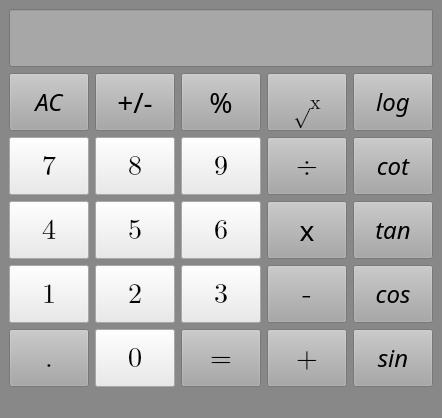
<?xml version="1.0" encoding="UTF-8"?>
<ui version="4.0">
 <class>Calculator</class>
 <widget class="QMainWindow" name="Calculator">
  <property name="geometry">
   <rect>
    <x>0</x>
    <y>0</y>
    <width>417</width>
    <height>418</height>
   </rect>
  </property>
  <property name="font">
   <font>
    <family>NPIZiba</family>
   </font>
  </property>
  <property name="windowTitle">
   <string>Calculator</string>
  </property>
  <property name="styleSheet">
   <string notr="true">background-color: rgb(136, 136, 136);</string>
  </property>
  <widget class="QWidget" name="centralwidget">
   <layout class="QGridLayout" name="gridLayout">
    <item row="0" column="0" colspan="5">
     <widget class="QLineEdit" name="textbox">
      <property name="sizePolicy">
       <sizepolicy hsizetype="Expanding" vsizetype="Minimum">
        <horstretch>0</horstretch>
        <verstretch>0</verstretch>
       </sizepolicy>
      </property>
      <property name="font">
       <font>
        <family>Cambria Math</family>
        <pointsize>25</pointsize>
        <italic>false</italic>
        <bold>false</bold>
       </font>
      </property>
      <property name="layoutDirection">
       <enum>Qt::RightToLeft</enum>
      </property>
      <property name="styleSheet">
       <string notr="true">background-color: rgb(167, 167, 167)</string>
      </property>
     </widget>
    </item>
    <item row="1" column="0">
     <widget class="QPushButton" name="ac">
      <property name="sizePolicy">
       <sizepolicy hsizetype="Minimum" vsizetype="Minimum">
        <horstretch>0</horstretch>
        <verstretch>0</verstretch>
       </sizepolicy>
      </property>
      <property name="font">
       <font>
        <family>NPIZiba</family>
        <pointsize>18</pointsize>
        <italic>true</italic>
        <bold>false</bold>
        <strikeout>false</strikeout>
        <kerning>true</kerning>
       </font>
      </property>
      <property name="styleSheet">
       <string notr="true">background-color: rgb(167, 167, 167)</string>
      </property>
      <property name="text">
       <string>AC</string>
      </property>
     </widget>
    </item>
    <item row="1" column="1">
     <widget class="QPushButton" name="minus">
      <property name="sizePolicy">
       <sizepolicy hsizetype="Minimum" vsizetype="Minimum">
        <horstretch>0</horstretch>
        <verstretch>0</verstretch>
       </sizepolicy>
      </property>
      <property name="font">
       <font>
        <family>NPIZiba</family>
        <pointsize>21</pointsize>
        <italic>false</italic>
        <bold>false</bold>
        <strikeout>false</strikeout>
        <kerning>true</kerning>
       </font>
      </property>
      <property name="styleSheet">
       <string notr="true">background-color: rgb(167, 167, 167)</string>
      </property>
      <property name="text">
       <string>+/-</string>
      </property>
     </widget>
    </item>
    <item row="1" column="2">
     <widget class="QPushButton" name="percent">
      <property name="sizePolicy">
       <sizepolicy hsizetype="Minimum" vsizetype="Minimum">
        <horstretch>0</horstretch>
        <verstretch>0</verstretch>
       </sizepolicy>
      </property>
      <property name="font">
       <font>
        <family>NPIZiba</family>
        <pointsize>21</pointsize>
        <italic>false</italic>
        <bold>false</bold>
        <strikeout>false</strikeout>
        <kerning>true</kerning>
       </font>
      </property>
      <property name="styleSheet">
       <string notr="true">background-color: rgb(167, 167, 167)</string>
      </property>
      <property name="text">
       <string>%</string>
      </property>
     </widget>
    </item>
    <item row="1" column="3">
     <widget class="QPushButton" name="sqrt">
      <property name="sizePolicy">
       <sizepolicy hsizetype="Minimum" vsizetype="Minimum">
        <horstretch>0</horstretch>
        <verstretch>0</verstretch>
       </sizepolicy>
      </property>
      <property name="font">
       <font>
        <family>Cambria Math</family>
        <pointsize>15</pointsize>
        <italic>false</italic>
        <bold>false</bold>
        <strikeout>false</strikeout>
        <kerning>true</kerning>
       </font>
      </property>
      <property name="styleSheet">
       <string notr="true">background-color: rgb(167, 167, 167)</string>
      </property>
      <property name="text">
       <string>√x</string>
      </property>
     </widget>
    </item>
    <item row="1" column="4">
     <widget class="QPushButton" name="log">
      <property name="sizePolicy">
       <sizepolicy hsizetype="Minimum" vsizetype="Minimum">
        <horstretch>0</horstretch>
        <verstretch>0</verstretch>
       </sizepolicy>
      </property>
      <property name="font">
       <font>
        <family>NPIZiba</family>
        <pointsize>18</pointsize>
        <italic>true</italic>
        <bold>false</bold>
        <strikeout>false</strikeout>
        <kerning>true</kerning>
       </font>
      </property>
      <property name="styleSheet">
       <string notr="true">background-color: rgb(167, 167, 167)</string>
      </property>
      <property name="text">
       <string>log</string>
      </property>
     </widget>
    </item>
    <item row="2" column="0">
     <widget class="QPushButton" name="btn_num_7">
      <property name="sizePolicy">
       <sizepolicy hsizetype="Minimum" vsizetype="Minimum">
        <horstretch>0</horstretch>
        <verstretch>0</verstretch>
       </sizepolicy>
      </property>
      <property name="font">
       <font>
        <family>Cambria Math</family>
        <pointsize>21</pointsize>
        <italic>false</italic>
        <bold>false</bold>
        <strikeout>false</strikeout>
        <kerning>true</kerning>
       </font>
      </property>
      <property name="styleSheet">
       <string notr="true">background-color: rgb(234, 234, 234)</string>
      </property>
      <property name="text">
       <string>7</string>
      </property>
     </widget>
    </item>
    <item row="2" column="1">
     <widget class="QPushButton" name="btn_num_8">
      <property name="sizePolicy">
       <sizepolicy hsizetype="Minimum" vsizetype="Minimum">
        <horstretch>0</horstretch>
        <verstretch>0</verstretch>
       </sizepolicy>
      </property>
      <property name="font">
       <font>
        <family>Cambria Math</family>
        <pointsize>21</pointsize>
        <italic>false</italic>
        <bold>false</bold>
        <strikeout>false</strikeout>
        <kerning>true</kerning>
       </font>
      </property>
      <property name="styleSheet">
       <string notr="true">background-color: rgb(234, 234, 234)</string>
      </property>
      <property name="text">
       <string>8</string>
      </property>
     </widget>
    </item>
    <item row="2" column="2">
     <widget class="QPushButton" name="btn_num_9">
      <property name="sizePolicy">
       <sizepolicy hsizetype="Minimum" vsizetype="Minimum">
        <horstretch>0</horstretch>
        <verstretch>0</verstretch>
       </sizepolicy>
      </property>
      <property name="font">
       <font>
        <family>Cambria Math</family>
        <pointsize>21</pointsize>
        <italic>false</italic>
        <bold>false</bold>
        <strikeout>false</strikeout>
        <kerning>true</kerning>
       </font>
      </property>
      <property name="styleSheet">
       <string notr="true">background-color: rgb(234, 234, 234)</string>
      </property>
      <property name="text">
       <string>9</string>
      </property>
     </widget>
    </item>
    <item row="2" column="3">
     <widget class="QPushButton" name="divide">
      <property name="sizePolicy">
       <sizepolicy hsizetype="Minimum" vsizetype="Minimum">
        <horstretch>0</horstretch>
        <verstretch>0</verstretch>
       </sizepolicy>
      </property>
      <property name="font">
       <font>
        <family>Cambria Math</family>
        <pointsize>21</pointsize>
        <italic>false</italic>
        <bold>false</bold>
        <strikeout>false</strikeout>
        <kerning>true</kerning>
       </font>
      </property>
      <property name="styleSheet">
       <string notr="true">background-color: rgb(167, 167, 167)</string>
      </property>
      <property name="text">
       <string>÷</string>
      </property>
     </widget>
    </item>
    <item row="2" column="4">
     <widget class="QPushButton" name="cot">
      <property name="sizePolicy">
       <sizepolicy hsizetype="Minimum" vsizetype="Minimum">
        <horstretch>0</horstretch>
        <verstretch>0</verstretch>
       </sizepolicy>
      </property>
      <property name="font">
       <font>
        <family>NPIZiba</family>
        <pointsize>18</pointsize>
        <italic>true</italic>
        <bold>false</bold>
        <strikeout>false</strikeout>
        <kerning>true</kerning>
       </font>
      </property>
      <property name="styleSheet">
       <string notr="true">background-color: rgb(167, 167, 167)</string>
      </property>
      <property name="text">
       <string>cot</string>
      </property>
     </widget>
    </item>
    <item row="3" column="0">
     <widget class="QPushButton" name="btn_num_4">
      <property name="sizePolicy">
       <sizepolicy hsizetype="Minimum" vsizetype="Minimum">
        <horstretch>0</horstretch>
        <verstretch>0</verstretch>
       </sizepolicy>
      </property>
      <property name="font">
       <font>
        <family>Cambria Math</family>
        <pointsize>21</pointsize>
        <italic>false</italic>
        <bold>false</bold>
        <strikeout>false</strikeout>
        <kerning>true</kerning>
       </font>
      </property>
      <property name="styleSheet">
       <string notr="true">background-color: rgb(234, 234, 234)</string>
      </property>
      <property name="text">
       <string>4</string>
      </property>
     </widget>
    </item>
    <item row="3" column="1">
     <widget class="QPushButton" name="btn_num_5">
      <property name="sizePolicy">
       <sizepolicy hsizetype="Minimum" vsizetype="Minimum">
        <horstretch>0</horstretch>
        <verstretch>0</verstretch>
       </sizepolicy>
      </property>
      <property name="palette">
       <palette>
        <active>
         <colorrole role="Button">
          <brush brushstyle="SolidPattern">
           <color alpha="255">
            <red>234</red>
            <green>234</green>
            <blue>234</blue>
           </color>
          </brush>
         </colorrole>
         <colorrole role="Base">
          <brush brushstyle="SolidPattern">
           <color alpha="255">
            <red>234</red>
            <green>234</green>
            <blue>234</blue>
           </color>
          </brush>
         </colorrole>
         <colorrole role="Window">
          <brush brushstyle="SolidPattern">
           <color alpha="255">
            <red>234</red>
            <green>234</green>
            <blue>234</blue>
           </color>
          </brush>
         </colorrole>
        </active>
        <inactive>
         <colorrole role="Button">
          <brush brushstyle="SolidPattern">
           <color alpha="255">
            <red>234</red>
            <green>234</green>
            <blue>234</blue>
           </color>
          </brush>
         </colorrole>
         <colorrole role="Base">
          <brush brushstyle="SolidPattern">
           <color alpha="255">
            <red>234</red>
            <green>234</green>
            <blue>234</blue>
           </color>
          </brush>
         </colorrole>
         <colorrole role="Window">
          <brush brushstyle="SolidPattern">
           <color alpha="255">
            <red>234</red>
            <green>234</green>
            <blue>234</blue>
           </color>
          </brush>
         </colorrole>
        </inactive>
        <disabled>
         <colorrole role="Button">
          <brush brushstyle="SolidPattern">
           <color alpha="255">
            <red>234</red>
            <green>234</green>
            <blue>234</blue>
           </color>
          </brush>
         </colorrole>
         <colorrole role="Base">
          <brush brushstyle="SolidPattern">
           <color alpha="255">
            <red>234</red>
            <green>234</green>
            <blue>234</blue>
           </color>
          </brush>
         </colorrole>
         <colorrole role="Window">
          <brush brushstyle="SolidPattern">
           <color alpha="255">
            <red>234</red>
            <green>234</green>
            <blue>234</blue>
           </color>
          </brush>
         </colorrole>
        </disabled>
       </palette>
      </property>
      <property name="font">
       <font>
        <family>Cambria Math</family>
        <pointsize>21</pointsize>
        <italic>false</italic>
        <bold>false</bold>
        <strikeout>false</strikeout>
        <kerning>true</kerning>
       </font>
      </property>
      <property name="styleSheet">
       <string notr="true">background-color: rgb(234, 234, 234)</string>
      </property>
      <property name="text">
       <string>5</string>
      </property>
     </widget>
    </item>
    <item row="3" column="2">
     <widget class="QPushButton" name="btn_num_6">
      <property name="sizePolicy">
       <sizepolicy hsizetype="Minimum" vsizetype="Minimum">
        <horstretch>0</horstretch>
        <verstretch>0</verstretch>
       </sizepolicy>
      </property>
      <property name="font">
       <font>
        <family>Cambria Math</family>
        <pointsize>21</pointsize>
        <italic>false</italic>
        <bold>false</bold>
        <strikeout>false</strikeout>
        <kerning>true</kerning>
       </font>
      </property>
      <property name="styleSheet">
       <string notr="true">background-color: rgb(234, 234, 234)</string>
      </property>
      <property name="text">
       <string>6</string>
      </property>
     </widget>
    </item>
    <item row="3" column="3">
     <widget class="QPushButton" name="multi">
      <property name="sizePolicy">
       <sizepolicy hsizetype="Minimum" vsizetype="Minimum">
        <horstretch>0</horstretch>
        <verstretch>0</verstretch>
       </sizepolicy>
      </property>
      <property name="font">
       <font>
        <family>Calibri Light</family>
        <pointsize>21</pointsize>
        <italic>false</italic>
        <bold>false</bold>
        <strikeout>false</strikeout>
        <kerning>true</kerning>
       </font>
      </property>
      <property name="styleSheet">
       <string notr="true">background-color: rgb(167, 167, 167)</string>
      </property>
      <property name="text">
       <string>x</string>
      </property>
     </widget>
    </item>
    <item row="3" column="4">
     <widget class="QPushButton" name="tan">
      <property name="sizePolicy">
       <sizepolicy hsizetype="Minimum" vsizetype="Minimum">
        <horstretch>0</horstretch>
        <verstretch>0</verstretch>
       </sizepolicy>
      </property>
      <property name="font">
       <font>
        <family>NPIZiba</family>
        <pointsize>18</pointsize>
        <italic>true</italic>
        <bold>false</bold>
        <strikeout>false</strikeout>
        <kerning>true</kerning>
       </font>
      </property>
      <property name="styleSheet">
       <string notr="true">background-color: rgb(167, 167, 167)</string>
      </property>
      <property name="text">
       <string>tan</string>
      </property>
     </widget>
    </item>
    <item row="4" column="0">
     <widget class="QPushButton" name="btn_num_1">
      <property name="sizePolicy">
       <sizepolicy hsizetype="Minimum" vsizetype="Minimum">
        <horstretch>0</horstretch>
        <verstretch>0</verstretch>
       </sizepolicy>
      </property>
      <property name="font">
       <font>
        <family>Cambria Math</family>
        <pointsize>21</pointsize>
        <italic>false</italic>
        <bold>false</bold>
        <strikeout>false</strikeout>
        <kerning>true</kerning>
       </font>
      </property>
      <property name="styleSheet">
       <string notr="true">background-color: rgb(234, 234, 234)</string>
      </property>
      <property name="text">
       <string>1</string>
      </property>
     </widget>
    </item>
    <item row="4" column="1">
     <widget class="QPushButton" name="btn_num_2">
      <property name="sizePolicy">
       <sizepolicy hsizetype="Minimum" vsizetype="Minimum">
        <horstretch>0</horstretch>
        <verstretch>0</verstretch>
       </sizepolicy>
      </property>
      <property name="font">
       <font>
        <family>Cambria Math</family>
        <pointsize>21</pointsize>
        <italic>false</italic>
        <bold>false</bold>
        <strikeout>false</strikeout>
        <kerning>true</kerning>
       </font>
      </property>
      <property name="styleSheet">
       <string notr="true">background-color: rgb(234, 234, 234)</string>
      </property>
      <property name="text">
       <string>2</string>
      </property>
     </widget>
    </item>
    <item row="4" column="2">
     <widget class="QPushButton" name="btn_num_3">
      <property name="sizePolicy">
       <sizepolicy hsizetype="Minimum" vsizetype="Minimum">
        <horstretch>0</horstretch>
        <verstretch>0</verstretch>
       </sizepolicy>
      </property>
      <property name="font">
       <font>
        <family>Cambria Math</family>
        <pointsize>21</pointsize>
        <italic>false</italic>
        <bold>false</bold>
        <underline>false</underline>
        <strikeout>false</strikeout>
        <kerning>true</kerning>
       </font>
      </property>
      <property name="styleSheet">
       <string notr="true">background-color: rgb(234, 234, 234)</string>
      </property>
      <property name="text">
       <string>3</string>
      </property>
     </widget>
    </item>
    <item row="4" column="3">
     <widget class="QPushButton" name="sub">
      <property name="sizePolicy">
       <sizepolicy hsizetype="Minimum" vsizetype="Minimum">
        <horstretch>0</horstretch>
        <verstretch>0</verstretch>
       </sizepolicy>
      </property>
      <property name="font">
       <font>
        <family>Cambria Math</family>
        <pointsize>21</pointsize>
        <italic>false</italic>
        <bold>false</bold>
        <strikeout>false</strikeout>
        <kerning>true</kerning>
       </font>
      </property>
      <property name="styleSheet">
       <string notr="true">background-color: rgb(167, 167, 167)</string>
      </property>
      <property name="text">
       <string>-</string>
      </property>
     </widget>
    </item>
    <item row="4" column="4">
     <widget class="QPushButton" name="cos">
      <property name="sizePolicy">
       <sizepolicy hsizetype="Minimum" vsizetype="Minimum">
        <horstretch>0</horstretch>
        <verstretch>0</verstretch>
       </sizepolicy>
      </property>
      <property name="font">
       <font>
        <family>NPIZiba</family>
        <pointsize>18</pointsize>
        <italic>true</italic>
        <bold>false</bold>
        <strikeout>false</strikeout>
        <kerning>true</kerning>
       </font>
      </property>
      <property name="styleSheet">
       <string notr="true">background-color: rgb(167, 167, 167)</string>
      </property>
      <property name="text">
       <string>cos</string>
      </property>
     </widget>
    </item>
    <item row="5" column="0">
     <widget class="QPushButton" name="point">
      <property name="sizePolicy">
       <sizepolicy hsizetype="Minimum" vsizetype="Minimum">
        <horstretch>0</horstretch>
        <verstretch>0</verstretch>
       </sizepolicy>
      </property>
      <property name="font">
       <font>
        <family>Cambria Math</family>
        <pointsize>21</pointsize>
        <italic>false</italic>
        <bold>false</bold>
        <strikeout>false</strikeout>
        <kerning>true</kerning>
       </font>
      </property>
      <property name="styleSheet">
       <string notr="true">background-color: rgb(167, 167, 167)</string>
      </property>
      <property name="text">
       <string>.</string>
      </property>
     </widget>
    </item>
    <item row="5" column="1">
     <widget class="QPushButton" name="btn_num_0">
      <property name="sizePolicy">
       <sizepolicy hsizetype="Minimum" vsizetype="Minimum">
        <horstretch>0</horstretch>
        <verstretch>0</verstretch>
       </sizepolicy>
      </property>
      <property name="font">
       <font>
        <family>Cambria Math</family>
        <pointsize>21</pointsize>
        <italic>false</italic>
        <bold>false</bold>
        <strikeout>false</strikeout>
        <kerning>true</kerning>
       </font>
      </property>
      <property name="styleSheet">
       <string notr="true">background-color: rgb(234, 234, 234)</string>
      </property>
      <property name="text">
       <string>0</string>
      </property>
     </widget>
    </item>
    <item row="5" column="2">
     <widget class="QPushButton" name="equal">
      <property name="sizePolicy">
       <sizepolicy hsizetype="Minimum" vsizetype="Minimum">
        <horstretch>0</horstretch>
        <verstretch>0</verstretch>
       </sizepolicy>
      </property>
      <property name="font">
       <font>
        <family>Cambria Math</family>
        <pointsize>21</pointsize>
        <italic>false</italic>
        <bold>false</bold>
        <strikeout>false</strikeout>
        <kerning>true</kerning>
       </font>
      </property>
      <property name="styleSheet">
       <string notr="true">background-color: rgb(167, 167, 167)</string>
      </property>
      <property name="text">
       <string>=</string>
      </property>
     </widget>
    </item>
    <item row="5" column="3">
     <widget class="QPushButton" name="sum">
      <property name="sizePolicy">
       <sizepolicy hsizetype="Minimum" vsizetype="Minimum">
        <horstretch>0</horstretch>
        <verstretch>0</verstretch>
       </sizepolicy>
      </property>
      <property name="font">
       <font>
        <family>Cambria Math</family>
        <pointsize>21</pointsize>
        <italic>false</italic>
        <bold>false</bold>
        <strikeout>false</strikeout>
        <kerning>true</kerning>
       </font>
      </property>
      <property name="styleSheet">
       <string notr="true">background-color: rgb(167, 167, 167)</string>
      </property>
      <property name="text">
       <string>+</string>
      </property>
     </widget>
    </item>
    <item row="5" column="4">
     <widget class="QPushButton" name="sin">
      <property name="sizePolicy">
       <sizepolicy hsizetype="Minimum" vsizetype="Minimum">
        <horstretch>0</horstretch>
        <verstretch>0</verstretch>
       </sizepolicy>
      </property>
      <property name="font">
       <font>
        <family>NPIZiba</family>
        <pointsize>18</pointsize>
        <italic>true</italic>
        <bold>false</bold>
        <strikeout>false</strikeout>
        <kerning>true</kerning>
       </font>
      </property>
      <property name="styleSheet">
       <string notr="true">background-color: rgb(167, 167, 167)</string>
      </property>
      <property name="text">
       <string>sin</string>
      </property>
     </widget>
    </item>
   </layout>
  </widget>
  <widget class="QMenuBar" name="menubar">
   <property name="geometry">
    <rect>
     <x>0</x>
     <y>0</y>
     <width>417</width>
     <height>22</height>
    </rect>
   </property>
  </widget>
  <widget class="QStatusBar" name="statusbar"/>
 </widget>
 <resources/>
 <connections/>
</ui>
